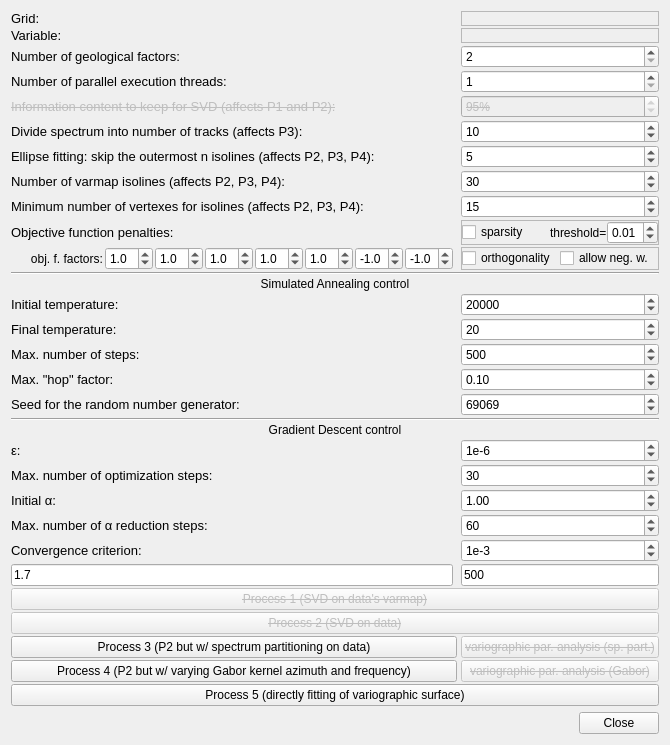
<?xml version="1.0" encoding="UTF-8"?>
<ui version="4.0">
 <class>VariographicDecompositionDialog</class>
 <widget class="QDialog" name="VariographicDecompositionDialog">
  <property name="geometry">
   <rect>
    <x>0</x>
    <y>0</y>
    <width>636</width>
    <height>692</height>
   </rect>
  </property>
  <property name="windowTitle">
   <string>Dialog</string>
  </property>
  <layout class="QVBoxLayout" name="verticalLayout">
   <item>
    <layout class="QGridLayout" name="gridLayout">
     <property name="horizontalSpacing">
      <number>4</number>
     </property>
     <property name="verticalSpacing">
      <number>2</number>
     </property>
     <item row="17" column="0">
      <widget class="QLabel" name="label_13">
       <property name="text">
        <string>&lt;html&gt;&lt;head/&gt;&lt;body&gt;&lt;p&gt;&lt;span style=&quot; font-family:'Verdana,Arial,Tahoma,Calibri,Geneva,sans-serif'; font-size:13px;&quot;&gt;Max. number of steps:&lt;/span&gt;&lt;/p&gt;&lt;/body&gt;&lt;/html&gt;</string>
       </property>
      </widget>
     </item>
     <item row="16" column="0">
      <widget class="QLabel" name="label_12">
       <property name="text">
        <string>&lt;html&gt;&lt;head/&gt;&lt;body&gt;&lt;p&gt;&lt;span style=&quot; font-family:'Verdana,Arial,Tahoma,Calibri,Geneva,sans-serif'; font-size:13px;&quot;&gt;Final temperature:&lt;/span&gt;&lt;/p&gt;&lt;/body&gt;&lt;/html&gt;</string>
       </property>
      </widget>
     </item>
     <item row="4" column="0">
      <widget class="QLabel" name="label_17">
       <property name="enabled">
        <bool>false</bool>
       </property>
       <property name="font">
        <font>
         <strikeout>true</strikeout>
        </font>
       </property>
       <property name="text">
        <string>&lt;html&gt;&lt;head/&gt;&lt;body&gt;&lt;p&gt;&lt;span style=&quot; font-family:'Verdana,Arial,Tahoma,Calibri,Geneva,sans-serif'; font-size:13px;&quot;&gt;Information content to keep for SVD (affects P1 and P2):&lt;/span&gt;&lt;/p&gt;&lt;/body&gt;&lt;/html&gt;</string>
       </property>
      </widget>
     </item>
     <item row="10" column="2">
      <widget class="QFrame" name="frame_2">
       <property name="minimumSize">
        <size>
         <width>10</width>
         <height>0</height>
        </size>
       </property>
       <property name="frameShape">
        <enum>QFrame::StyledPanel</enum>
       </property>
       <property name="frameShadow">
        <enum>QFrame::Raised</enum>
       </property>
       <layout class="QHBoxLayout" name="horizontalLayout_3">
        <property name="spacing">
         <number>0</number>
        </property>
        <property name="leftMargin">
         <number>0</number>
        </property>
        <property name="topMargin">
         <number>0</number>
        </property>
        <property name="rightMargin">
         <number>0</number>
        </property>
        <property name="bottomMargin">
         <number>0</number>
        </property>
        <item>
         <widget class="QCheckBox" name="chkEnableOrthogonalityPenalty">
          <property name="text">
           <string>orthogonality</string>
          </property>
         </widget>
        </item>
        <item>
         <widget class="QCheckBox" name="chkAllowNegativeWeights">
          <property name="text">
           <string>allow neg. w.</string>
          </property>
         </widget>
        </item>
       </layout>
      </widget>
     </item>
     <item row="0" column="2">
      <widget class="QFrame" name="frmGridSelectorPlaceholder">
       <property name="frameShape">
        <enum>QFrame::StyledPanel</enum>
       </property>
       <property name="frameShadow">
        <enum>QFrame::Raised</enum>
       </property>
       <layout class="QVBoxLayout" name="verticalLayout_2">
        <property name="spacing">
         <number>0</number>
        </property>
        <property name="leftMargin">
         <number>0</number>
        </property>
        <property name="topMargin">
         <number>0</number>
        </property>
        <property name="rightMargin">
         <number>0</number>
        </property>
        <property name="bottomMargin">
         <number>0</number>
        </property>
       </layout>
      </widget>
     </item>
     <item row="18" column="0">
      <widget class="QLabel" name="label_14">
       <property name="text">
        <string>&lt;html&gt;&lt;head/&gt;&lt;body&gt;&lt;p&gt;&lt;span style=&quot; font-family:'Verdana,Arial,Tahoma,Calibri,Geneva,sans-serif'; font-size:13px;&quot;&gt;Max. &quot;hop&quot; factor:&lt;/span&gt;&lt;/p&gt;&lt;/body&gt;&lt;/html&gt;</string>
       </property>
      </widget>
     </item>
     <item row="25" column="2">
      <widget class="QSpinBox" name="spinMaxStepsAlphaReduction">
       <property name="minimum">
        <number>1</number>
       </property>
       <property name="maximum">
        <number>10000</number>
       </property>
       <property name="singleStep">
        <number>20</number>
       </property>
       <property name="value">
        <number>60</number>
       </property>
      </widget>
     </item>
     <item row="13" column="0" colspan="3">
      <widget class="QLabel" name="label_10">
       <property name="text">
        <string>Simulated Annealing control</string>
       </property>
       <property name="alignment">
        <set>Qt::AlignCenter</set>
       </property>
      </widget>
     </item>
     <item row="23" column="0">
      <widget class="QLabel" name="label_6">
       <property name="text">
        <string>&lt;html&gt;&lt;head/&gt;&lt;body&gt;&lt;p&gt;&lt;span style=&quot; font-family:'Verdana,Arial,Tahoma,Calibri,Geneva,sans-serif'; font-size:13px;&quot;&gt;Max. number of optimization steps:&lt;/span&gt;&lt;/p&gt;&lt;/body&gt;&lt;/html&gt;</string>
       </property>
      </widget>
     </item>
     <item row="26" column="2">
      <widget class="QSpinBox" name="spinConvergenceCriterion">
       <property name="prefix">
        <string>1e</string>
       </property>
       <property name="minimum">
        <number>-20</number>
       </property>
       <property name="maximum">
        <number>0</number>
       </property>
       <property name="value">
        <number>-3</number>
       </property>
      </widget>
     </item>
     <item row="1" column="0">
      <widget class="QLabel" name="label_2">
       <property name="text">
        <string>&lt;html&gt;&lt;head/&gt;&lt;body&gt;&lt;p&gt;&lt;span style=&quot; font-family:'Verdana,Arial,Tahoma,Calibri,Geneva,sans-serif'; font-size:13px;&quot;&gt;Variable:&lt;/span&gt;&lt;/p&gt;&lt;/body&gt;&lt;/html&gt;</string>
       </property>
      </widget>
     </item>
     <item row="25" column="0">
      <widget class="QLabel" name="label_7">
       <property name="text">
        <string>&lt;html&gt;&lt;head/&gt;&lt;body&gt;&lt;p&gt;&lt;span style=&quot; font-family:'Verdana,Arial,Tahoma,Calibri,Geneva,sans-serif'; font-size:13px;&quot;&gt;Max. number of α reduction steps:&lt;/span&gt;&lt;/p&gt;&lt;/body&gt;&lt;/html&gt;</string>
       </property>
      </widget>
     </item>
     <item row="7" column="2">
      <widget class="QSpinBox" name="spinNumberOfIsolines">
       <property name="minimum">
        <number>5</number>
       </property>
       <property name="maximum">
        <number>200</number>
       </property>
       <property name="singleStep">
        <number>5</number>
       </property>
       <property name="value">
        <number>30</number>
       </property>
      </widget>
     </item>
     <item row="18" column="2">
      <widget class="QDoubleSpinBox" name="spinMaxHopFactor">
       <property name="minimum">
        <double>0.010000000000000</double>
       </property>
       <property name="maximum">
        <double>100.000000000000000</double>
       </property>
       <property name="singleStep">
        <double>0.100000000000000</double>
       </property>
       <property name="value">
        <double>0.100000000000000</double>
       </property>
      </widget>
     </item>
     <item row="16" column="2">
      <widget class="QSpinBox" name="spinFinalTemperature">
       <property name="minimum">
        <number>1</number>
       </property>
       <property name="maximum">
        <number>1000000</number>
       </property>
       <property name="singleStep">
        <number>10</number>
       </property>
       <property name="value">
        <number>20</number>
       </property>
      </widget>
     </item>
     <item row="12" column="0" colspan="3">
      <widget class="Line" name="line">
       <property name="orientation">
        <enum>Qt::Horizontal</enum>
       </property>
      </widget>
     </item>
     <item row="0" column="0">
      <widget class="QLabel" name="label">
       <property name="text">
        <string>&lt;html&gt;&lt;head/&gt;&lt;body&gt;&lt;p&gt;&lt;span style=&quot; font-family:'Verdana,Arial,Tahoma,Calibri,Geneva,sans-serif'; font-size:13px;&quot;&gt;Grid:&lt;/span&gt;&lt;/p&gt;&lt;/body&gt;&lt;/html&gt;</string>
       </property>
      </widget>
     </item>
     <item row="29" column="0" colspan="3">
      <widget class="QPushButton" name="btnProcessSVDonOriginalData">
       <property name="enabled">
        <bool>false</bool>
       </property>
       <property name="font">
        <font>
         <strikeout>true</strikeout>
        </font>
       </property>
       <property name="text">
        <string>Process 2 (SVD on data)</string>
       </property>
      </widget>
     </item>
     <item row="2" column="2">
      <widget class="QSpinBox" name="spinNumberOfGeologicalFactors">
       <property name="minimum">
        <number>2</number>
       </property>
      </widget>
     </item>
     <item row="6" column="0">
      <widget class="QLabel" name="label_21">
       <property name="text">
        <string>&lt;html&gt;&lt;head/&gt;&lt;body&gt;&lt;p&gt;&lt;span style=&quot; font-family:'Verdana,Arial,Tahoma,Calibri,Geneva,sans-serif'; font-size:13px;&quot;&gt;Ellipse fitting: skip the outermost n isolines (affects P2, P3, P4):&lt;/span&gt;&lt;/p&gt;&lt;/body&gt;&lt;/html&gt;</string>
       </property>
      </widget>
     </item>
     <item row="1" column="2">
      <widget class="QFrame" name="frmAttributeSelectorPlaceholder">
       <property name="frameShape">
        <enum>QFrame::StyledPanel</enum>
       </property>
       <property name="frameShadow">
        <enum>QFrame::Raised</enum>
       </property>
       <layout class="QVBoxLayout" name="verticalLayout_3">
        <property name="spacing">
         <number>0</number>
        </property>
        <property name="leftMargin">
         <number>0</number>
        </property>
        <property name="topMargin">
         <number>0</number>
        </property>
        <property name="rightMargin">
         <number>0</number>
        </property>
        <property name="bottomMargin">
         <number>0</number>
        </property>
       </layout>
      </widget>
     </item>
     <item row="22" column="2">
      <widget class="QSpinBox" name="spinLogEpsilon">
       <property name="prefix">
        <string>1e</string>
       </property>
       <property name="minimum">
        <number>-20</number>
       </property>
       <property name="maximum">
        <number>2</number>
       </property>
       <property name="value">
        <number>-6</number>
       </property>
      </widget>
     </item>
     <item row="6" column="2">
      <widget class="QSpinBox" name="spinSkipOuterNIsolinesEllipseFitting">
       <property name="maximum">
        <number>50</number>
       </property>
       <property name="value">
        <number>5</number>
       </property>
      </widget>
     </item>
     <item row="5" column="0">
      <widget class="QLabel" name="label_20">
       <property name="enabled">
        <bool>true</bool>
       </property>
       <property name="font">
        <font>
         <strikeout>false</strikeout>
        </font>
       </property>
       <property name="text">
        <string>&lt;html&gt;&lt;head/&gt;&lt;body&gt;&lt;p&gt;&lt;span style=&quot; font-family:'Verdana,Arial,Tahoma,Calibri,Geneva,sans-serif'; font-size:13px;&quot;&gt;Divide spectrum into number of tracks (affects P3):&lt;/span&gt;&lt;/p&gt;&lt;/body&gt;&lt;/html&gt;</string>
       </property>
      </widget>
     </item>
     <item row="24" column="0">
      <widget class="QLabel" name="label_5">
       <property name="text">
        <string>&lt;html&gt;&lt;head/&gt;&lt;body&gt;&lt;p&gt;&lt;span style=&quot; font-family:'Verdana,Arial,Tahoma,Calibri,Geneva,sans-serif'; font-size:13px;&quot;&gt;Initial α:&lt;/span&gt;&lt;/p&gt;&lt;/body&gt;&lt;/html&gt;</string>
       </property>
      </widget>
     </item>
     <item row="8" column="2">
      <widget class="QSpinBox" name="spinIsoMinVertexes">
       <property name="minimum">
        <number>3</number>
       </property>
       <property name="maximum">
        <number>100</number>
       </property>
       <property name="value">
        <number>15</number>
       </property>
      </widget>
     </item>
     <item row="9" column="2">
      <widget class="QFrame" name="frame">
       <property name="sizePolicy">
        <sizepolicy hsizetype="Preferred" vsizetype="Preferred">
         <horstretch>0</horstretch>
         <verstretch>0</verstretch>
        </sizepolicy>
       </property>
       <property name="frameShape">
        <enum>QFrame::StyledPanel</enum>
       </property>
       <property name="frameShadow">
        <enum>QFrame::Raised</enum>
       </property>
       <layout class="QHBoxLayout" name="horizontalLayout">
        <property name="spacing">
         <number>0</number>
        </property>
        <property name="leftMargin">
         <number>0</number>
        </property>
        <property name="topMargin">
         <number>0</number>
        </property>
        <property name="rightMargin">
         <number>0</number>
        </property>
        <property name="bottomMargin">
         <number>0</number>
        </property>
        <item>
         <widget class="QCheckBox" name="chkEnableSparsityPenalty">
          <property name="sizePolicy">
           <sizepolicy hsizetype="Expanding" vsizetype="Fixed">
            <horstretch>0</horstretch>
            <verstretch>0</verstretch>
           </sizepolicy>
          </property>
          <property name="text">
           <string>sparsity</string>
          </property>
         </widget>
        </item>
        <item>
         <widget class="QLabel" name="label_19">
          <property name="sizePolicy">
           <sizepolicy hsizetype="Minimum" vsizetype="Preferred">
            <horstretch>0</horstretch>
            <verstretch>0</verstretch>
           </sizepolicy>
          </property>
          <property name="text">
           <string>threshold=</string>
          </property>
         </widget>
        </item>
        <item>
         <widget class="QDoubleSpinBox" name="spinSparsityThreshold">
          <property name="maximum">
           <double>1.000000000000000</double>
          </property>
          <property name="singleStep">
           <double>0.050000000000000</double>
          </property>
          <property name="value">
           <double>0.010000000000000</double>
          </property>
         </widget>
        </item>
       </layout>
      </widget>
     </item>
     <item row="7" column="0">
      <widget class="QLabel" name="label_22">
       <property name="text">
        <string>&lt;html&gt;&lt;head/&gt;&lt;body&gt;&lt;p&gt;&lt;span style=&quot; font-family:'Verdana,Arial,Tahoma,Calibri,Geneva,sans-serif'; font-size:13px;&quot;&gt;Number of varmap isolines (affects P2, P3, P4):&lt;/span&gt;&lt;/p&gt;&lt;/body&gt;&lt;/html&gt;</string>
       </property>
      </widget>
     </item>
     <item row="8" column="0">
      <widget class="QLabel" name="label_23">
       <property name="text">
        <string>&lt;html&gt;&lt;head/&gt;&lt;body&gt;&lt;p&gt;&lt;span style=&quot; font-family:'Verdana,Arial,Tahoma,Calibri,Geneva,sans-serif'; font-size:13px;&quot;&gt;Minimum number of vertexes for isolines (affects P2, P3, P4):&lt;/span&gt;&lt;/p&gt;&lt;/body&gt;&lt;/html&gt;</string>
       </property>
      </widget>
     </item>
     <item row="17" column="2">
      <widget class="QSpinBox" name="spinMaxStepsSA">
       <property name="minimum">
        <number>5</number>
       </property>
       <property name="maximum">
        <number>1000000</number>
       </property>
       <property name="singleStep">
        <number>100</number>
       </property>
       <property name="value">
        <number>500</number>
       </property>
      </widget>
     </item>
     <item row="21" column="0" colspan="3">
      <widget class="QLabel" name="label_9">
       <property name="text">
        <string>Gradient Descent control</string>
       </property>
       <property name="alignment">
        <set>Qt::AlignCenter</set>
       </property>
      </widget>
     </item>
     <item row="27" column="2">
      <widget class="QLineEdit" name="txtThresholdGaborFactors">
       <property name="text">
        <string>500</string>
       </property>
      </widget>
     </item>
     <item row="27" column="0">
      <widget class="QLineEdit" name="txtAzimuthPartitionFactorForGabor">
       <property name="text">
        <string>1.7</string>
       </property>
      </widget>
     </item>
     <item row="5" column="2">
      <widget class="QSpinBox" name="spinNumberOfSpectrumTracks">
       <property name="enabled">
        <bool>true</bool>
       </property>
       <property name="font">
        <font>
         <strikeout>false</strikeout>
        </font>
       </property>
       <property name="minimum">
        <number>5</number>
       </property>
       <property name="maximum">
        <number>100</number>
       </property>
       <property name="singleStep">
        <number>5</number>
       </property>
       <property name="value">
        <number>10</number>
       </property>
      </widget>
     </item>
     <item row="10" column="0">
      <layout class="QHBoxLayout" name="horizontalLayout_2">
       <property name="spacing">
        <number>2</number>
       </property>
       <item>
        <widget class="QLabel" name="label_24">
         <property name="sizePolicy">
          <sizepolicy hsizetype="Expanding" vsizetype="Preferred">
           <horstretch>0</horstretch>
           <verstretch>0</verstretch>
          </sizepolicy>
         </property>
         <property name="text">
          <string>      obj. f. factors:</string>
         </property>
        </widget>
       </item>
       <item>
        <widget class="QDoubleSpinBox" name="spinOJFactor_1">
         <property name="toolTip">
          <string>P1: N/A; P2: ellipses fitness to isolines.</string>
         </property>
         <property name="decimals">
          <number>1</number>
         </property>
         <property name="minimum">
          <double>-9.900000000000000</double>
         </property>
         <property name="maximum">
          <double>9.900000000000000</double>
         </property>
         <property name="singleStep">
          <double>0.100000000000000</double>
         </property>
         <property name="value">
          <double>1.000000000000000</double>
         </property>
        </widget>
       </item>
       <item>
        <widget class="QDoubleSpinBox" name="spinOJFactor_2">
         <property name="toolTip">
          <string>P1: N/A; P2: sparsity penalty.</string>
         </property>
         <property name="decimals">
          <number>1</number>
         </property>
         <property name="minimum">
          <double>-9.900000000000000</double>
         </property>
         <property name="maximum">
          <double>9.900000000000000</double>
         </property>
         <property name="singleStep">
          <double>0.100000000000000</double>
         </property>
         <property name="value">
          <double>1.000000000000000</double>
         </property>
        </widget>
       </item>
       <item>
        <widget class="QDoubleSpinBox" name="spinOJFactor_3">
         <property name="toolTip">
          <string>P1: N/A; P2: Orthogonality penalty.</string>
         </property>
         <property name="decimals">
          <number>1</number>
         </property>
         <property name="minimum">
          <double>-9.900000000000000</double>
         </property>
         <property name="maximum">
          <double>9.900000000000000</double>
         </property>
         <property name="singleStep">
          <double>0.100000000000000</double>
         </property>
         <property name="value">
          <double>1.000000000000000</double>
         </property>
        </widget>
       </item>
       <item>
        <widget class="QDoubleSpinBox" name="spinOJFactor_4">
         <property name="toolTip">
          <string>P1: N/A; P2: Ellipses azimuths variances mean.</string>
         </property>
         <property name="decimals">
          <number>1</number>
         </property>
         <property name="minimum">
          <double>-9.900000000000000</double>
         </property>
         <property name="maximum">
          <double>9.900000000000000</double>
         </property>
         <property name="singleStep">
          <double>0.100000000000000</double>
         </property>
         <property name="value">
          <double>1.000000000000000</double>
         </property>
        </widget>
       </item>
       <item>
        <widget class="QDoubleSpinBox" name="spinOJFactor_5">
         <property name="toolTip">
          <string>P1: N/A; P2: Ellipses ratios variances mean.</string>
         </property>
         <property name="decimals">
          <number>1</number>
         </property>
         <property name="minimum">
          <double>-9.900000000000000</double>
         </property>
         <property name="maximum">
          <double>9.900000000000000</double>
         </property>
         <property name="singleStep">
          <double>0.100000000000000</double>
         </property>
         <property name="value">
          <double>1.000000000000000</double>
         </property>
        </widget>
       </item>
       <item>
        <widget class="QDoubleSpinBox" name="spinOJFactor_6">
         <property name="toolTip">
          <string>P1: N/A; P2: Ellipses azimuths means variance.</string>
         </property>
         <property name="decimals">
          <number>1</number>
         </property>
         <property name="minimum">
          <double>-9.900000000000000</double>
         </property>
         <property name="maximum">
          <double>9.900000000000000</double>
         </property>
         <property name="singleStep">
          <double>0.100000000000000</double>
         </property>
         <property name="value">
          <double>-1.000000000000000</double>
         </property>
        </widget>
       </item>
       <item>
        <widget class="QDoubleSpinBox" name="spinOJFactor_7">
         <property name="toolTip">
          <string>P1: N/A; P2: Ellipses rations means variance.</string>
         </property>
         <property name="decimals">
          <number>1</number>
         </property>
         <property name="minimum">
          <double>-9.900000000000000</double>
         </property>
         <property name="maximum">
          <double>9.900000000000000</double>
         </property>
         <property name="singleStep">
          <double>0.100000000000000</double>
         </property>
         <property name="value">
          <double>-1.000000000000000</double>
         </property>
        </widget>
       </item>
      </layout>
     </item>
     <item row="22" column="0">
      <widget class="QLabel" name="label_4">
       <property name="text">
        <string>&lt;html&gt;&lt;head/&gt;&lt;body&gt;&lt;p&gt;&lt;span style=&quot; font-family:'Verdana,Arial,Tahoma,Calibri,Geneva,sans-serif'; font-size:13px;&quot;&gt;&amp;epsilon;:&lt;/span&gt;&lt;/p&gt;&lt;/body&gt;&lt;/html&gt;</string>
       </property>
      </widget>
     </item>
     <item row="19" column="2">
      <widget class="QSpinBox" name="spinSeed">
       <property name="minimum">
        <number>1</number>
       </property>
       <property name="maximum">
        <number>999999999</number>
       </property>
       <property name="value">
        <number>69069</number>
       </property>
      </widget>
     </item>
     <item row="28" column="0" colspan="3">
      <widget class="QPushButton" name="btnProcess">
       <property name="enabled">
        <bool>false</bool>
       </property>
       <property name="font">
        <font>
         <strikeout>true</strikeout>
        </font>
       </property>
       <property name="text">
        <string>Process 1 (SVD on data's varmap)</string>
       </property>
      </widget>
     </item>
     <item row="19" column="0">
      <widget class="QLabel" name="label_15">
       <property name="text">
        <string>&lt;html&gt;&lt;head/&gt;&lt;body&gt;&lt;p&gt;&lt;span style=&quot; font-family:'Verdana,Arial,Tahoma,Calibri,Geneva,sans-serif'; font-size:13px;&quot;&gt;Seed for the random number generator:&lt;/span&gt;&lt;/p&gt;&lt;/body&gt;&lt;/html&gt;</string>
       </property>
      </widget>
     </item>
     <item row="24" column="2">
      <widget class="QDoubleSpinBox" name="spinInitialAlpha">
       <property name="minimum">
        <double>0.010000000000000</double>
       </property>
       <property name="singleStep">
        <double>0.100000000000000</double>
       </property>
       <property name="value">
        <double>1.000000000000000</double>
       </property>
      </widget>
     </item>
     <item row="15" column="2">
      <widget class="QSpinBox" name="spinInitialTemperature">
       <property name="minimum">
        <number>20</number>
       </property>
       <property name="maximum">
        <number>1000000</number>
       </property>
       <property name="singleStep">
        <number>100</number>
       </property>
       <property name="value">
        <number>20000</number>
       </property>
      </widget>
     </item>
     <item row="20" column="0" colspan="3">
      <widget class="Line" name="line_2">
       <property name="orientation">
        <enum>Qt::Horizontal</enum>
       </property>
      </widget>
     </item>
     <item row="3" column="2">
      <widget class="QSpinBox" name="spinNumberOfThreads">
       <property name="minimum">
        <number>1</number>
       </property>
      </widget>
     </item>
     <item row="3" column="0">
      <widget class="QLabel" name="label_16">
       <property name="text">
        <string>&lt;html&gt;&lt;head/&gt;&lt;body&gt;&lt;p&gt;&lt;span style=&quot; font-family:'Verdana,Arial,Tahoma,Calibri,Geneva,sans-serif'; font-size:13px;&quot;&gt;Number of parallel execution threads:&lt;/span&gt;&lt;/p&gt;&lt;/body&gt;&lt;/html&gt;</string>
       </property>
      </widget>
     </item>
     <item row="15" column="0">
      <widget class="QLabel" name="label_11">
       <property name="text">
        <string>&lt;html&gt;&lt;head/&gt;&lt;body&gt;&lt;p&gt;&lt;span style=&quot; font-family:'Verdana,Arial,Tahoma,Calibri,Geneva,sans-serif'; font-size:13px;&quot;&gt;Initial temperature:&lt;/span&gt;&lt;/p&gt;&lt;/body&gt;&lt;/html&gt;</string>
       </property>
      </widget>
     </item>
     <item row="26" column="0">
      <widget class="QLabel" name="label_8">
       <property name="text">
        <string>&lt;html&gt;&lt;head/&gt;&lt;body&gt;&lt;p&gt;&lt;span style=&quot; font-family:'Verdana,Arial,Tahoma,Calibri,Geneva,sans-serif'; font-size:13px;&quot;&gt;Convergence criterion:&lt;/span&gt;&lt;/p&gt;&lt;/body&gt;&lt;/html&gt;</string>
       </property>
      </widget>
     </item>
     <item row="23" column="2">
      <widget class="QSpinBox" name="spinMaxSteps">
       <property name="minimum">
        <number>1</number>
       </property>
       <property name="maximum">
        <number>10000000</number>
       </property>
       <property name="singleStep">
        <number>10</number>
       </property>
       <property name="value">
        <number>30</number>
       </property>
      </widget>
     </item>
     <item row="4" column="2">
      <widget class="QSpinBox" name="spinInfoContentToKeepForSVD">
       <property name="enabled">
        <bool>false</bool>
       </property>
       <property name="font">
        <font>
         <strikeout>true</strikeout>
        </font>
       </property>
       <property name="suffix">
        <string>%</string>
       </property>
       <property name="minimum">
        <number>50</number>
       </property>
       <property name="maximum">
        <number>100</number>
       </property>
       <property name="singleStep">
        <number>5</number>
       </property>
       <property name="value">
        <number>95</number>
       </property>
      </widget>
     </item>
     <item row="2" column="0">
      <widget class="QLabel" name="label_3">
       <property name="text">
        <string>&lt;html&gt;&lt;head/&gt;&lt;body&gt;&lt;p&gt;&lt;span style=&quot; font-family:'Verdana,Arial,Tahoma,Calibri,Geneva,sans-serif'; font-size:13px;&quot;&gt;Number of geological factors:&lt;/span&gt;&lt;/p&gt;&lt;/body&gt;&lt;/html&gt;</string>
       </property>
      </widget>
     </item>
     <item row="31" column="2">
      <widget class="QPushButton" name="btnVariographicParametersAnalysisWithGabor">
       <property name="enabled">
        <bool>false</bool>
       </property>
       <property name="font">
        <font>
         <strikeout>true</strikeout>
        </font>
       </property>
       <property name="text">
        <string>variographic par. analysis (Gabor)</string>
       </property>
      </widget>
     </item>
     <item row="31" column="0" colspan="2">
      <widget class="QPushButton" name="btnProcess4">
       <property name="text">
        <string>Process 4 (P2 but w/ varying Gabor kernel azimuth and frequency)</string>
       </property>
      </widget>
     </item>
     <item row="30" column="0" colspan="2">
      <widget class="QPushButton" name="btnProcess3">
       <property name="enabled">
        <bool>true</bool>
       </property>
       <property name="font">
        <font>
         <strikeout>false</strikeout>
        </font>
       </property>
       <property name="text">
        <string>Process 3 (P2 but w/ spectrum partitioning on data)</string>
       </property>
      </widget>
     </item>
     <item row="9" column="0">
      <widget class="QLabel" name="label_18">
       <property name="text">
        <string>&lt;html&gt;&lt;head/&gt;&lt;body&gt;&lt;p&gt;&lt;span style=&quot; font-family:'Verdana,Arial,Tahoma,Calibri,Geneva,sans-serif'; font-size:13px;&quot;&gt;Objective function penalties:&lt;/span&gt;&lt;/p&gt;&lt;/body&gt;&lt;/html&gt;</string>
       </property>
      </widget>
     </item>
     <item row="30" column="2">
      <widget class="QPushButton" name="btnVariographicParametersAnalysisWithSpectumPart">
       <property name="enabled">
        <bool>false</bool>
       </property>
       <property name="font">
        <font>
         <strikeout>true</strikeout>
        </font>
       </property>
       <property name="text">
        <string>variographic par. analysis (sp. part.)</string>
       </property>
      </widget>
     </item>
     <item row="32" column="0" colspan="3">
      <widget class="QPushButton" name="pushButton">
       <property name="text">
        <string>Process 5 (directly fitting of variographic surface)</string>
       </property>
      </widget>
     </item>
    </layout>
   </item>
   <item>
    <widget class="QDialogButtonBox" name="buttonBox">
     <property name="orientation">
      <enum>Qt::Horizontal</enum>
     </property>
     <property name="standardButtons">
      <set>QDialogButtonBox::Close</set>
     </property>
    </widget>
   </item>
  </layout>
 </widget>
 <resources/>
 <connections>
  <connection>
   <sender>buttonBox</sender>
   <signal>accepted()</signal>
   <receiver>VariographicDecompositionDialog</receiver>
   <slot>accept()</slot>
   <hints>
    <hint type="sourcelabel">
     <x>293</x>
     <y>682</y>
    </hint>
    <hint type="destinationlabel">
     <x>157</x>
     <y>225</y>
    </hint>
   </hints>
  </connection>
  <connection>
   <sender>buttonBox</sender>
   <signal>rejected()</signal>
   <receiver>VariographicDecompositionDialog</receiver>
   <slot>reject()</slot>
   <hints>
    <hint type="sourcelabel">
     <x>361</x>
     <y>682</y>
    </hint>
    <hint type="destinationlabel">
     <x>286</x>
     <y>225</y>
    </hint>
   </hints>
  </connection>
  <connection>
   <sender>btnProcess</sender>
   <signal>clicked()</signal>
   <receiver>VariographicDecompositionDialog</receiver>
   <slot>doVariographicDecomposition()</slot>
   <hints>
    <hint type="sourcelabel">
     <x>155</x>
     <y>552</y>
    </hint>
    <hint type="destinationlabel">
     <x>204</x>
     <y>178</y>
    </hint>
   </hints>
  </connection>
  <connection>
   <sender>btnProcessSVDonOriginalData</sender>
   <signal>clicked()</signal>
   <receiver>VariographicDecompositionDialog</receiver>
   <slot>doVariographicDecomposition2()</slot>
   <hints>
    <hint type="sourcelabel">
     <x>247</x>
     <y>555</y>
    </hint>
    <hint type="destinationlabel">
     <x>252</x>
     <y>554</y>
    </hint>
   </hints>
  </connection>
  <connection>
   <sender>btnProcess3</sender>
   <signal>clicked()</signal>
   <receiver>VariographicDecompositionDialog</receiver>
   <slot>doVariographicDecomposition3()</slot>
   <hints>
    <hint type="sourcelabel">
     <x>131</x>
     <y>580</y>
    </hint>
    <hint type="destinationlabel">
     <x>158</x>
     <y>613</y>
    </hint>
   </hints>
  </connection>
  <connection>
   <sender>btnProcess4</sender>
   <signal>clicked()</signal>
   <receiver>VariographicDecompositionDialog</receiver>
   <slot>doVariographicDecomposition4()</slot>
   <hints>
    <hint type="sourcelabel">
     <x>45</x>
     <y>627</y>
    </hint>
    <hint type="destinationlabel">
     <x>6</x>
     <y>597</y>
    </hint>
   </hints>
  </connection>
  <connection>
   <sender>btnVariographicParametersAnalysisWithSpectumPart</sender>
   <signal>clicked()</signal>
   <receiver>VariographicDecompositionDialog</receiver>
   <slot>doVariographicParametersAnalysisWithSpectrumPart()</slot>
   <hints>
    <hint type="sourcelabel">
     <x>616</x>
     <y>593</y>
    </hint>
    <hint type="destinationlabel">
     <x>635</x>
     <y>592</y>
    </hint>
   </hints>
  </connection>
  <connection>
   <sender>btnVariographicParametersAnalysisWithGabor</sender>
   <signal>clicked()</signal>
   <receiver>VariographicDecompositionDialog</receiver>
   <slot>doVariographicParametersAnalysisWithGabor()</slot>
   <hints>
    <hint type="sourcelabel">
     <x>623</x>
     <y>615</y>
    </hint>
    <hint type="destinationlabel">
     <x>635</x>
     <y>622</y>
    </hint>
   </hints>
  </connection>
  <connection>
   <sender>pushButton</sender>
   <signal>clicked()</signal>
   <receiver>VariographicDecompositionDialog</receiver>
   <slot>doVariographicDecomposition5()</slot>
   <hints>
    <hint type="sourcelabel">
     <x>474</x>
     <y>643</y>
    </hint>
    <hint type="destinationlabel">
     <x>525</x>
     <y>656</y>
    </hint>
   </hints>
  </connection>
 </connections>
 <slots>
  <slot>doVariographicDecomposition()</slot>
  <slot>doVariographicDecomposition2()</slot>
  <slot>doVariographicDecomposition3()</slot>
  <slot>doVariographicDecomposition4()</slot>
  <slot>doVariographicParametersAnalysisWithGabor()</slot>
  <slot>doVariographicParametersAnalysisWithSpectrumPart()</slot>
  <slot>doVariographicDecomposition5()</slot>
 </slots>
</ui>
